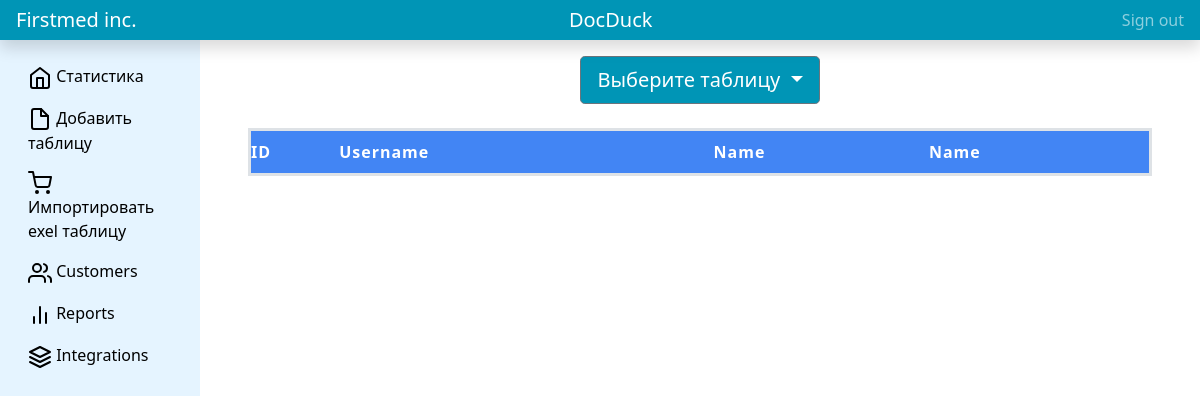
Page /HEheHAha (signed in) on the earlier database version.
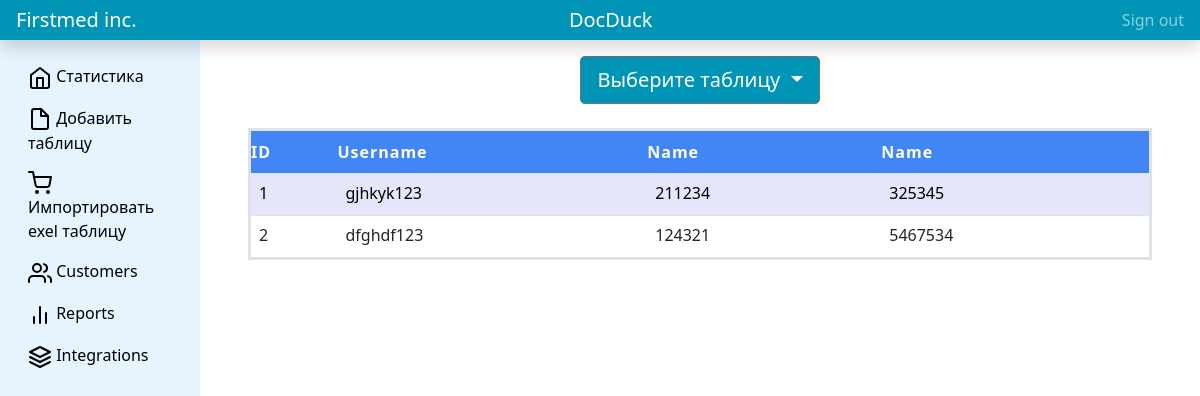
Same page on the later database version.
### Httpapp/models.py (models this page shows)
class Hehehaha(db.Model):
	index = db.Column(db.Integer,primary_key=True)
	col1 = db.Column(db.String)
	col2 = db.Column(db.String)
	col3 = db.Column(db.String)

### Httpapp/roots.py (the view)
@apps.route('/HEheHAha', methods=['POST', 'GET'])
@login_required
def HEheHAha():
    if request.method == 'POST':
        type = request.form['type']
        column_x = request.form['column-x']
        column_y = request.form['column-y']
        file_name = request.form['file-name']
        new_chart(file_name, type, column_x, column_y)
    HEheHAha = Hehehaha.query.order_by(Hehehaha.index).all()
    return render_template("HEheHAha.html", HEheHAha=HEheHAha)

### Httpapp/roots.py (called while the page is built)
@manager.user_loader
def load_user(user_id):
    return User.query.get(user_id)

### Httpapp/templates/HEheHAha.html (shortened to what this page needs)
{% extends 'base.html' %}
{% block body %}
<!doctype html>
<html>
<head>
</head>
<body>
<div class="container">
    <div>
        <table class="table col">
            <tr>
                <th>ID</th>
                <th>Username</th>
                <th>Name</th>
                <th>Name</th>
            </tr>
            {% for row in HEheHAha %}
                <tr>
                    <td>{{ row.index }}</td>
                    <td>
                        <div class='edit'> {{ row.col1 }}</div>
                    </td>
                    <td>
                        <div class='edit'>{{ row.col2 }} </div>
                    </td>
                    <td>
                        <div class='edit'>{{ row.col3 }} </div>
                    </td>
                </tr>
            {% endfor %}
        </table>
    </div>
</div>
</body>
</html>
{% endblock %}

Differences in the rows shown:
added Hehehaha: index "1", col1 "gjhkyk123", col2 "211234", col3 "325345"
added Hehehaha: index "2", col1 "dfghdf123", col2 "124321", col3 "5467534"
